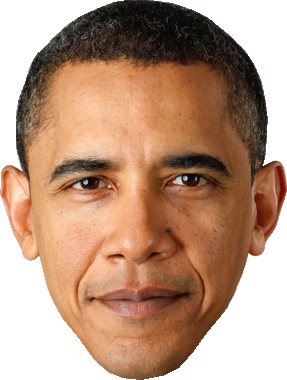
#> input picture Face and Eye Detection/face.png, 287 x 380 px
$ jupyter execute 'Face and Eye detection system.ipynb'
#> lines starting #> are read from the running program, lines starting #| are printed output that depends on the picture; after the words box and inside, x2 and y2 are one past the last pixel; in counts of white or black regions, pixels touching at a corner belong together
[cell 1]
import numpy as np
import cv2

face_cascade = cv2.CascadeClassifier('haarcascade for detectig face.xml')
eye_cascade = cv2.CascadeClassifier('haarcascade for detecting eye.xml')

img = cv2.imread('face.png')
#> img is the input picture: shape (380, 287, 3); mean B, G, R 128.1, 150.5, 185.4

gray = cv2.cvtColor(img, cv2.COLOR_BGR2GRAY)
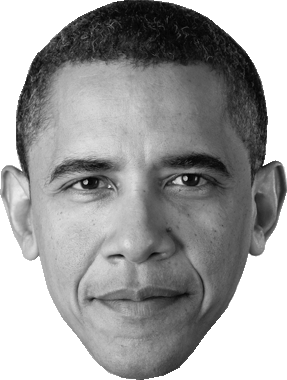
#> gray: shape (380, 287); min 0, max 255, mean 158.4

faces = face_cascade.detectMultiScale(gray, 1.3, 5)
#> faces = [[24, 94, 228, 228]]
#faces = face_cascade.detectMultiScale(gray)

for (x,y,w,h) in faces:
    cv2.rectangle(img,(x,y),(x+w,y+h),(255,0,0),2)
    roi_gray = gray[y:y+h, x:x+w]
    roi_color = img[y:y+h, x:x+w]
    eyes = eye_cascade.detectMultiScale(roi_gray)
    for (ex,ey,ew,eh) in eyes:
        cv2.rectangle(roi_color,(ex,ey),(ex+ew,ey+eh),(0,255,0),2)
#> this loop made 1 pass
#> (x, y, w, h, eyes) on pass 1: (24, 94, 228, 228, [[30, 56, 67, 67], [129, 52, 68, 68]])
#> pass 1, `roi_gray = gray[y:y+h, x:x+w]`:
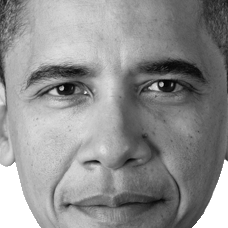
#> roi_gray: shape (228, 228); min 0, max 255, mean 143.1
#> pass 1, `roi_color = img[y:y+h, x:x+w]`:
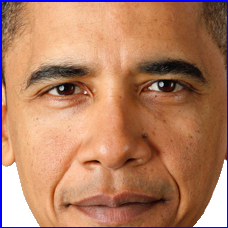
#> roi_color: shape (228, 228, 3); mean B, G, R 100.6, 127.5, 179.3
#> after the loop:
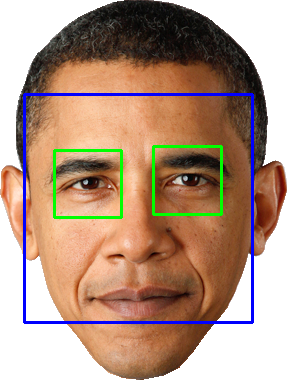
#> img: shape (380, 287, 3); 3.98% of pixels changed, all inside (x1, y1, x2, y2) = (23, 93, 254, 324)
#> after the loop:
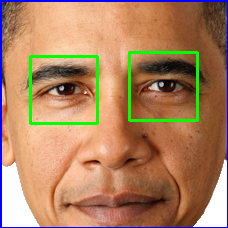
#> roi_color: shape (228, 228, 3); 3.1% of pixels changed, all inside (x1, y1, x2, y2) = (29, 51, 199, 125)

cv2.imshow('img',img)

k = cv2.waitKey(0)
#> (key Esc is pressed here)
if k == 27:         # wait for ESC key to exit
    cv2.destroyAllWindows()
elif k == ord('s'): # wait for 's' key to save and exit
    cv2.imwrite('face.png',img)
    cv2.destroyAllWindows()
